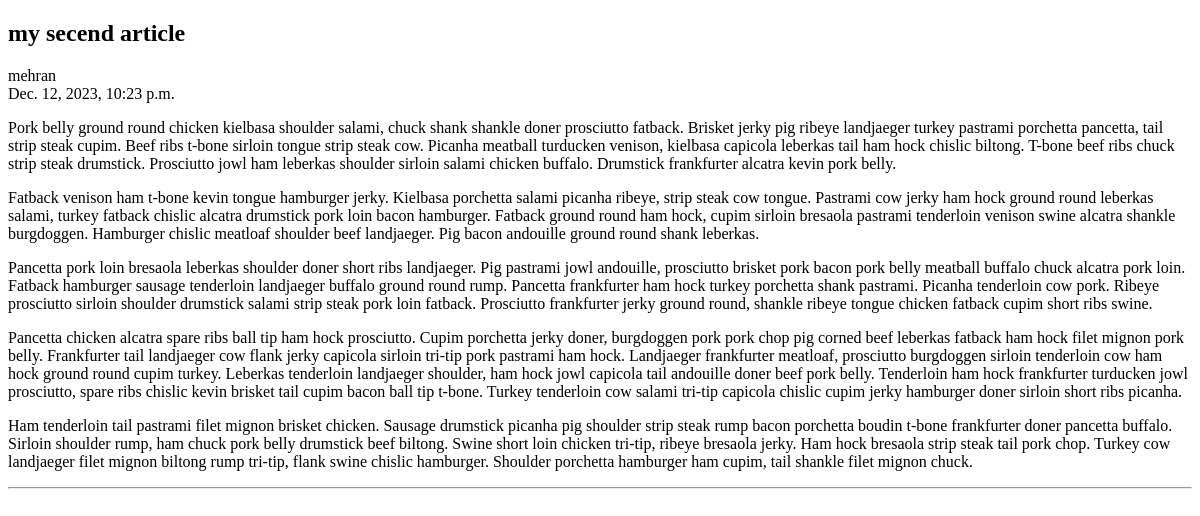
The app's page /2/, older data.
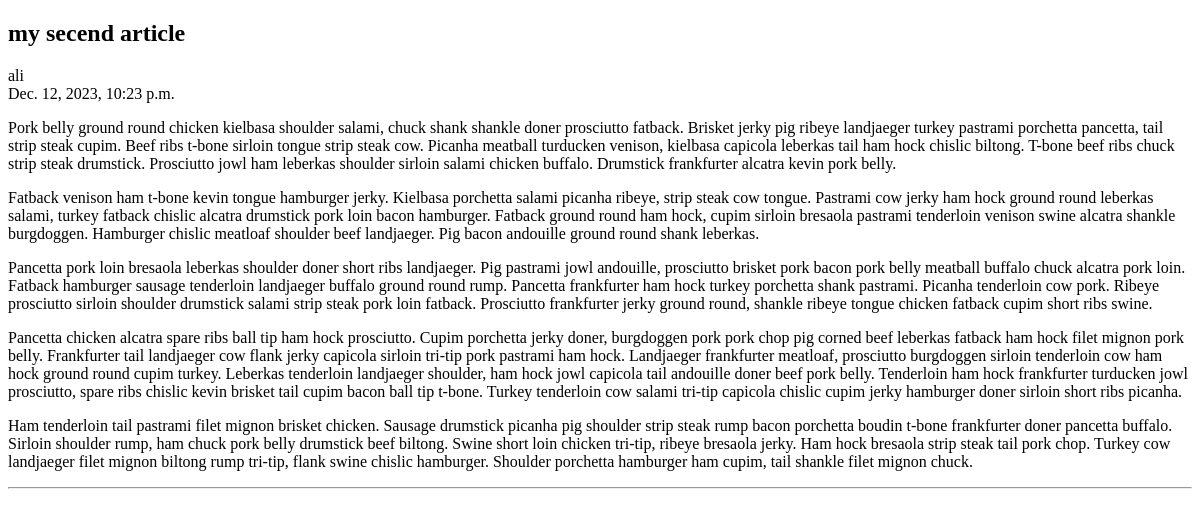
The same page, newer data.
### blog/models.py (models this page shows, shortened)
class Article(models.Model):
    title = models.CharField(max_length=250)
    slug = models.SlugField()
    author = models.ForeignKey(User,on_delete=models.CASCADE)
    content = models.TextField()
    publish = models.DateTimeField(default=timezone.now)
    created = models.DateTimeField(auto_now_add=True)
    updated = models.DateTimeField(auto_now=True)
    status = models.BooleanField(default=False)

### blog/views.py (the view)
# urls.py: path('<int:pk>', ArticleDetail.as_view(),name='detail'),
class ArticleDetail(DetailView):
    def get_object(self):
        return get_object_or_404(Article.objects.filter(status=True),pk = self.kwargs.get("pk"))

### blog/templates/blog/article_detail.html
{% extends 'blog/base.html' %}
{% block main %}
    <article>
        <h2>{{object.title}}</h2>
        <div>{{object.author}}</div>
        <div>{{object.publish}}</div>
         {{object.content|linebreaks}}
        </article>
        <hr>
{% endblock %}

Row changes from the older to the newer data that the page shows:
changed Article "my secend article": author "mehran" → "ali"
